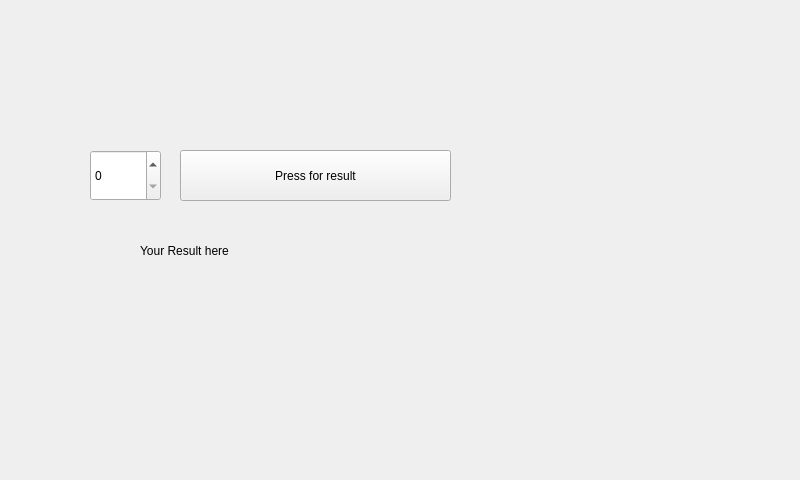
<?xml version="1.0" encoding="UTF-8"?>
<ui version="4.0">
 <class>MainWindow</class>
 <widget class="QMainWindow" name="MainWindow">
  <property name="geometry">
   <rect>
    <x>0</x>
    <y>0</y>
    <width>800</width>
    <height>480</height>
   </rect>
  </property>
  <property name="windowTitle">
   <string>MainWindow</string>
  </property>
  <widget class="QWidget" name="centralWidget">
   <widget class="QPushButton" name="pushButton">
    <property name="geometry">
     <rect>
      <x>180</x>
      <y>150</y>
      <width>271</width>
      <height>51</height>
     </rect>
    </property>
    <property name="text">
     <string>Press for result</string>
    </property>
   </widget>
   <widget class="QSpinBox" name="spinBox">
    <property name="geometry">
     <rect>
      <x>90</x>
      <y>150</y>
      <width>71</width>
      <height>51</height>
     </rect>
    </property>
   </widget>
   <widget class="QLabel" name="Output">
    <property name="geometry">
     <rect>
      <x>140</x>
      <y>230</y>
      <width>141</width>
      <height>41</height>
     </rect>
    </property>
    <property name="text">
     <string>Your Result here</string>
    </property>
   </widget>
  </widget>
 </widget>
 <layoutdefault spacing="6" margin="11"/>
 <resources/>
 <connections/>
</ui>
